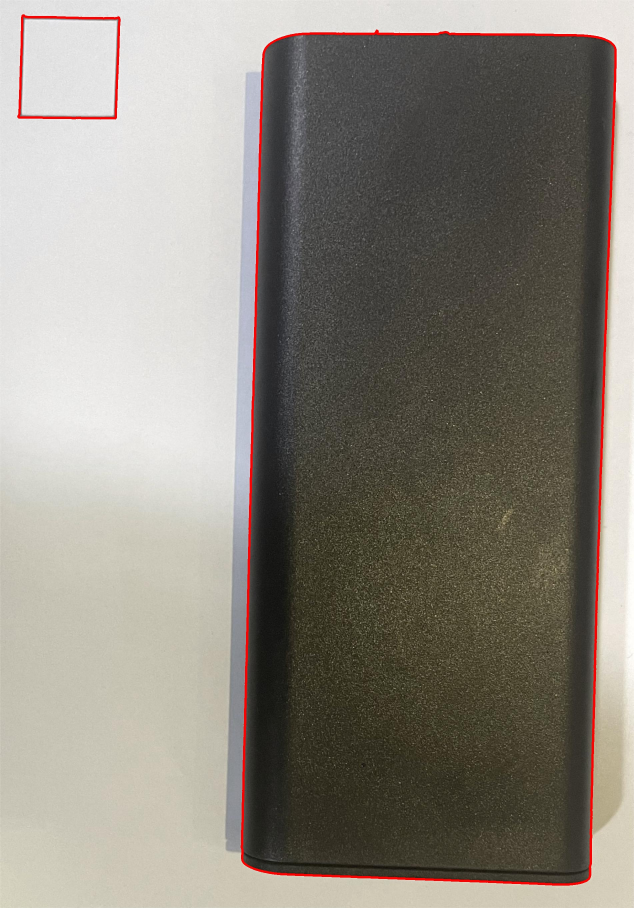
#> input picture yolov5_streamlit_fina/yolov5_streamlit_fina/streamlit_main/data/image_show/area_res.jpg, 1901 x 2724 px (shown at 1/3 size)
$ python -i opencv_preocess.py   (imports and definitions only)
#> lines starting #> are read from the running program, lines starting #| are printed output that depends on the picture; after the words box and inside, x2 and y2 are one past the last pixel; in counts of white or black regions, pixels touching at a corner belong together
import cv2


def ill_yolo(file_path, engine="Pytorch"):
#> called with engine = 'Pytorch'
    img = cv2.imread(file_path, cv2.IMREAD_GRAYSCALE)
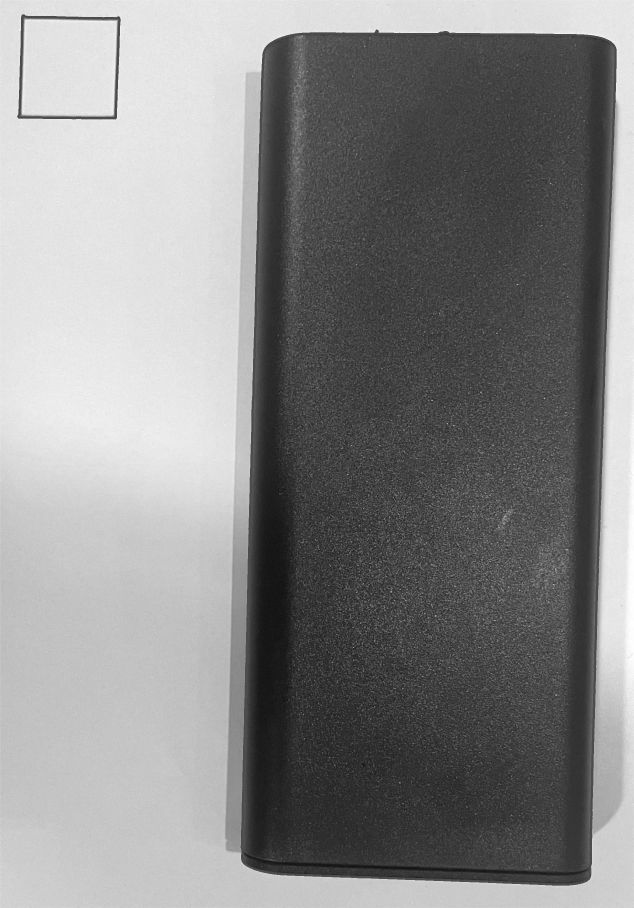
#> img: shape (2724, 1901) (shown at 1/3 size); min 4, max 255, mean 135.8
    _, mask = cv2.threshold(img, 200, 255, cv2.THRESH_BINARY)
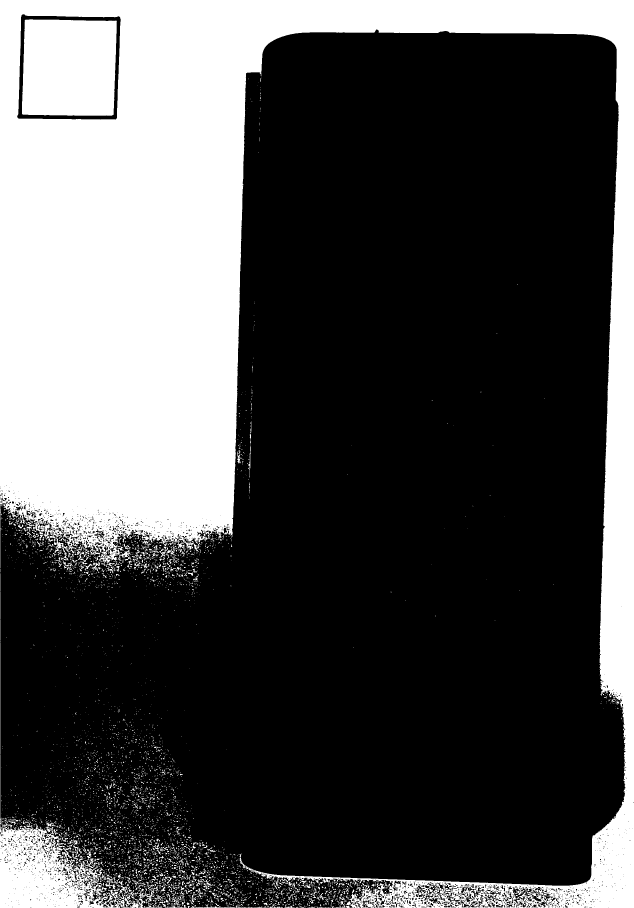
#> mask: shape (2724, 1901) (shown at 1/3 size); 30.9% white; 4626 white regions (4152 under 20 px), largest, box (x1, y1, x2, y2) and area: (0, 0, 1901, 2724) 1420530, (66, 58, 351, 347) 78799, (0, 2264, 488, 2724) 55260
    img = cv2.imread(file_path)
#> img is the input picture: shape (2724, 1901, 3); mean B, G, R 126.2, 135.3, 140.6
    rep = cv2.resize(img, None, fx=0.6, fy=0.6, interpolation=cv2.INTER_CUBIC)
    mask = cv2.resize(mask, None, fx=0.6, fy=0.6, interpolation=cv2.INTER_CUBIC)
#> mask: shape (1634, 1141)
    dst = cv2.illuminationChange(rep, mask, alpha=1, beta=2)
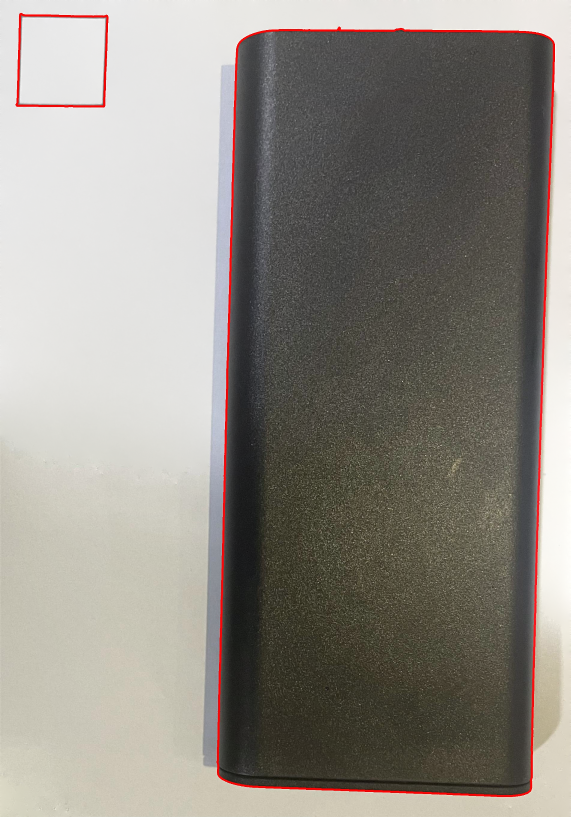
#> dst: shape (1634, 1141, 3) (shown at 1/2 size); mean B, G, R 132.8, 140, 144.7
    path = "/home/hadoop/eme/eyedetected/example_images/test.jpg"
    cv2.imwrite(path, dst)
    print("反光处理完成！")
    return path

>>> result = ill_yolo('../../../yolov5_streamlit_fina/yolov5_streamlit_fina/streamlit_main/data/image_show/area_res.jpg')

$ run again, on yolov5_streamlit_fina/yolov5_streamlit_fina/streamlit_main/data/image_show/max_dil.jpg
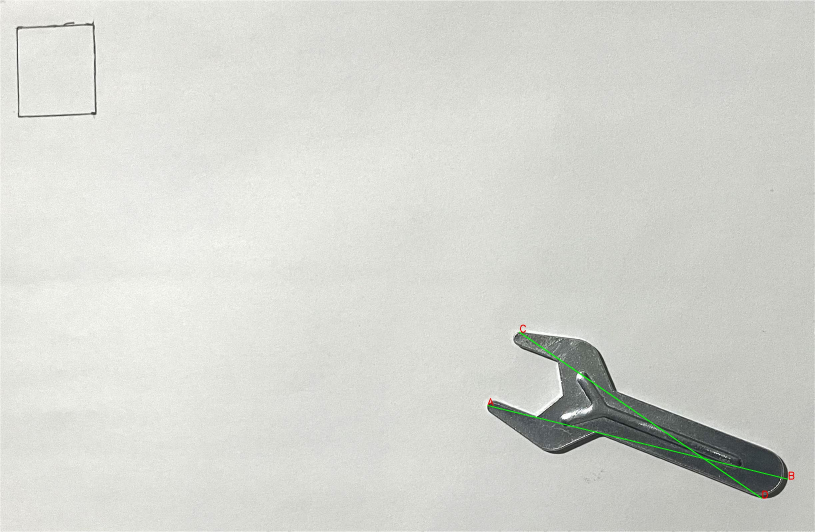
#> input picture yolov5_streamlit_fina/yolov5_streamlit_fina/streamlit_main/data/image_show/max_dil.jpg, 2444 x 1596 px (shown at 1/3 size)
#> in ill_yolo, `_, mask = cv2.threshold(img, 200, 255, cv2.THRESH_BINARY)`:
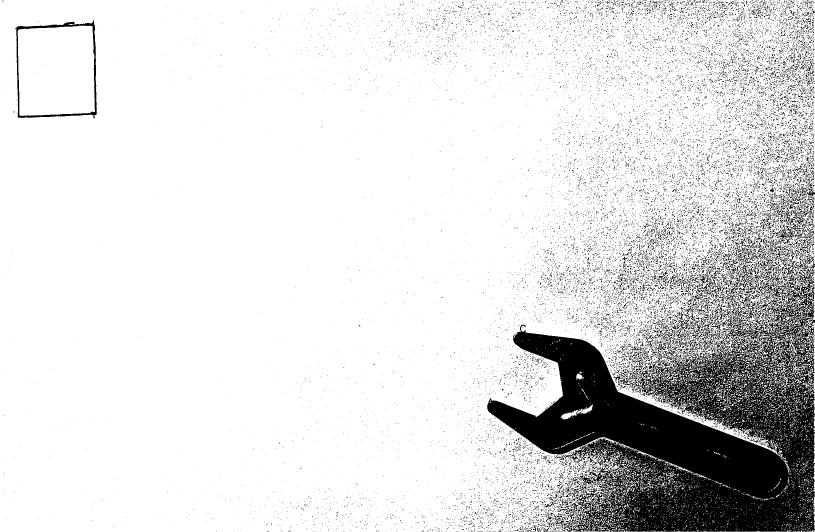
#> mask: shape (1596, 2444) (shown at 1/3 size); 87% white; 22276 black regions (21221 under 20 px), largest, box (x1, y1, x2, y2) and area: (1461, 845, 2444, 1595) 360094, (45, 59, 290, 356) 5874, (2392, 789, 2444, 882) 1366
#> in ill_yolo, img is the input picture: shape (1596, 2444, 3); mean B, G, R 208.2, 214.1, 212.6
#> in ill_yolo, `dst = cv2.illuminationChange(rep, mask, alpha=1, beta=2)`:
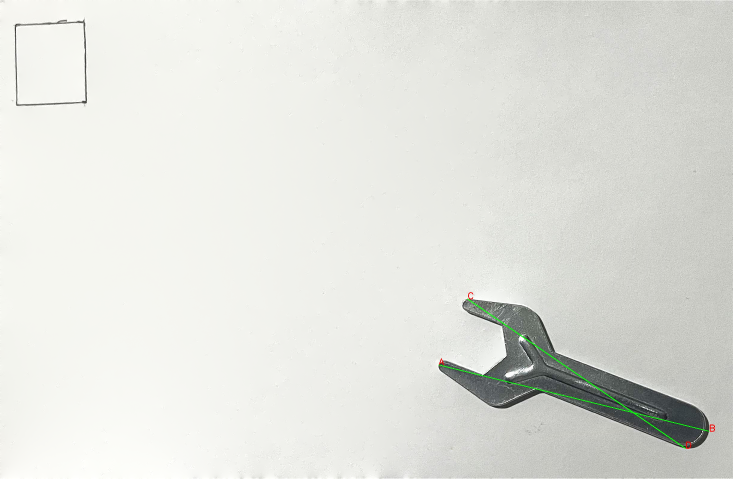
#> dst: shape (958, 1466, 3) (shown at 1/2 size); mean B, G, R 220.4, 225.9, 224.6
